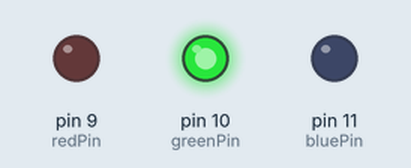
Recording of a sketch running on a simulated Arduino Uno, built with avr-gcc and run on an emulated ATmega328P. Shown: output pins drawn as LEDs (lit = HIGH).

Above: at 0.5 s.
At 3.5 s:
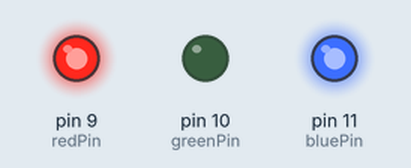
Timing chart, 0 to 4.6 s (numbered marks = the images above):
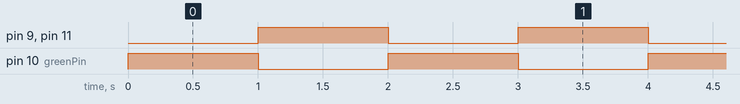

Measured:
- by itself, pin 9 (redPin), pin 10 (greenPin), pin 11 (bluePin): alternates HIGH for 1.0 s and LOW for 1.0 s

The sketch:

step_1-color-combos.ino
```cpp
/*
   Blink Different Colors LED On and Off

   Circuit: LED and resistors on 9, 10, 11
*/

int redPin = 9; // variable for red LED pin
int greenPin = 10; // variable for green LED pin
int bluePin = 11; // variable for blue LED pin

void setup() {

  // set that the LED pin will be an output
  pinMode(redPin, OUTPUT);
  pinMode(greenPin, OUTPUT);
  pinMode(bluePin, OUTPUT);
}

void loop() {

  // turn on and off different color combinations
  digitalWrite(redPin, LOW);
  digitalWrite(greenPin, HIGH);
  digitalWrite(bluePin, LOW);

  // pause
  delay(1000);

  // turn on and off different color combinations
  digitalWrite(redPin, HIGH);
  digitalWrite(greenPin, LOW);
  digitalWrite(bluePin, HIGH);

  // pause
  delay(1000);
}
```
